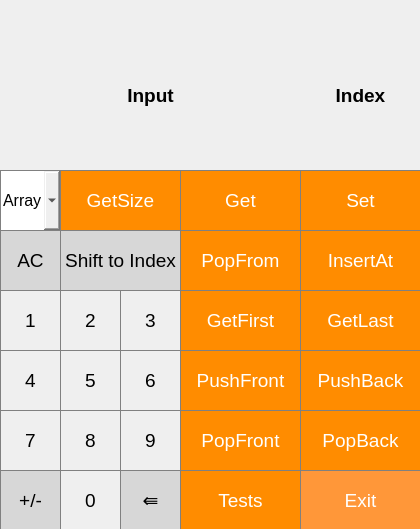
<?xml version="1.0" encoding="UTF-8"?>
<ui version="4.0">
 <class>lab2</class>
 <widget class="QMainWindow" name="lab2">
  <property name="geometry">
   <rect>
    <x>0</x>
    <y>0</y>
    <width>420</width>
    <height>529</height>
   </rect>
  </property>
  <property name="minimumSize">
   <size>
    <width>420</width>
    <height>400</height>
   </size>
  </property>
  <property name="maximumSize">
   <size>
    <width>420</width>
    <height>1000</height>
   </size>
  </property>
  <property name="windowTitle">
   <string>lab2</string>
  </property>
  <widget class="QWidget" name="centralwidget">
   <widget class="QPushButton" name="Button_1">
    <property name="geometry">
     <rect>
      <x>0</x>
      <y>290</y>
      <width>61</width>
      <height>61</height>
     </rect>
    </property>
    <property name="font">
     <font>
      <pointsize>14</pointsize>
     </font>
    </property>
    <property name="styleSheet">
     <string notr="true">QPushButton {
   border: 1px solid gray;
}
QPushButton:pressed {
    background-color: qlineargradient(x1: 0, y1: 0, x2: 0, y2: 1,
                                      stop: 0 #dadbde, stop: 1 #f6f7fa);
}</string>
    </property>
    <property name="text">
     <string>1</string>
    </property>
   </widget>
   <widget class="QPushButton" name="Button_2">
    <property name="geometry">
     <rect>
      <x>60</x>
      <y>290</y>
      <width>61</width>
      <height>61</height>
     </rect>
    </property>
    <property name="font">
     <font>
      <pointsize>14</pointsize>
     </font>
    </property>
    <property name="styleSheet">
     <string notr="true">QPushButton {
   border: 1px solid gray;
}
QPushButton:pressed {
    background-color: qlineargradient(x1: 0, y1: 0, x2: 0, y2: 1,
                                      stop: 0 #dadbde, stop: 1 #f6f7fa);
}</string>
    </property>
    <property name="text">
     <string>2</string>
    </property>
   </widget>
   <widget class="QPushButton" name="Button_6">
    <property name="geometry">
     <rect>
      <x>120</x>
      <y>350</y>
      <width>61</width>
      <height>61</height>
     </rect>
    </property>
    <property name="font">
     <font>
      <pointsize>14</pointsize>
     </font>
    </property>
    <property name="styleSheet">
     <string notr="true">QPushButton {
   border: 1px solid gray;
}
QPushButton:pressed {
    background-color: qlineargradient(x1: 0, y1: 0, x2: 0, y2: 1,
                                      stop: 0 #dadbde, stop: 1 #f6f7fa);
}</string>
    </property>
    <property name="text">
     <string>6</string>
    </property>
   </widget>
   <widget class="QPushButton" name="Button_4">
    <property name="geometry">
     <rect>
      <x>0</x>
      <y>350</y>
      <width>61</width>
      <height>61</height>
     </rect>
    </property>
    <property name="font">
     <font>
      <pointsize>14</pointsize>
     </font>
    </property>
    <property name="styleSheet">
     <string notr="true">QPushButton {
   border: 1px solid gray;
}
QPushButton:pressed {
    background-color: qlineargradient(x1: 0, y1: 0, x2: 0, y2: 1,
                                      stop: 0 #dadbde, stop: 1 #f6f7fa);
}</string>
    </property>
    <property name="text">
     <string>4</string>
    </property>
   </widget>
   <widget class="QPushButton" name="Button_5">
    <property name="geometry">
     <rect>
      <x>60</x>
      <y>350</y>
      <width>61</width>
      <height>61</height>
     </rect>
    </property>
    <property name="font">
     <font>
      <pointsize>14</pointsize>
     </font>
    </property>
    <property name="styleSheet">
     <string notr="true">QPushButton {
   border: 1px solid gray;
}
QPushButton:pressed {
    background-color: qlineargradient(x1: 0, y1: 0, x2: 0, y2: 1,
                                      stop: 0 #dadbde, stop: 1 #f6f7fa);
}</string>
    </property>
    <property name="text">
     <string>5</string>
    </property>
   </widget>
   <widget class="QPushButton" name="Button_7">
    <property name="geometry">
     <rect>
      <x>0</x>
      <y>410</y>
      <width>61</width>
      <height>61</height>
     </rect>
    </property>
    <property name="font">
     <font>
      <pointsize>14</pointsize>
     </font>
    </property>
    <property name="styleSheet">
     <string notr="true">QPushButton {
   border: 1px solid gray;
}
QPushButton:pressed {
    background-color: qlineargradient(x1: 0, y1: 0, x2: 0, y2: 1,
                                      stop: 0 #dadbde, stop: 1 #f6f7fa);
}</string>
    </property>
    <property name="text">
     <string>7</string>
    </property>
   </widget>
   <widget class="QPushButton" name="Button_3">
    <property name="geometry">
     <rect>
      <x>120</x>
      <y>290</y>
      <width>61</width>
      <height>61</height>
     </rect>
    </property>
    <property name="font">
     <font>
      <pointsize>14</pointsize>
     </font>
    </property>
    <property name="styleSheet">
     <string notr="true">QPushButton {
   border: 1px solid gray;
}
QPushButton:pressed {
    background-color: qlineargradient(x1: 0, y1: 0, x2: 0, y2: 1,
                                      stop: 0 #dadbde, stop: 1 #f6f7fa);
}</string>
    </property>
    <property name="text">
     <string>3</string>
    </property>
   </widget>
   <widget class="QPushButton" name="Button_9">
    <property name="geometry">
     <rect>
      <x>120</x>
      <y>410</y>
      <width>61</width>
      <height>61</height>
     </rect>
    </property>
    <property name="font">
     <font>
      <pointsize>14</pointsize>
     </font>
    </property>
    <property name="styleSheet">
     <string notr="true">QPushButton {
   border: 1px solid gray;
}
QPushButton:pressed {
    background-color: qlineargradient(x1: 0, y1: 0, x2: 0, y2: 1,
                                      stop: 0 #dadbde, stop: 1 #f6f7fa);
}</string>
    </property>
    <property name="text">
     <string>9</string>
    </property>
   </widget>
   <widget class="QPushButton" name="Button_0">
    <property name="geometry">
     <rect>
      <x>60</x>
      <y>470</y>
      <width>61</width>
      <height>61</height>
     </rect>
    </property>
    <property name="font">
     <font>
      <pointsize>14</pointsize>
     </font>
    </property>
    <property name="styleSheet">
     <string notr="true">QPushButton {
   border: 1px solid gray;
}
QPushButton:pressed {
    background-color: qlineargradient(x1: 0, y1: 0, x2: 0, y2: 1,
                                      stop: 0 #dadbde, stop: 1 #f6f7fa);
}</string>
    </property>
    <property name="text">
     <string>0</string>
    </property>
   </widget>
   <widget class="QPushButton" name="Button_8">
    <property name="geometry">
     <rect>
      <x>60</x>
      <y>410</y>
      <width>61</width>
      <height>61</height>
     </rect>
    </property>
    <property name="font">
     <font>
      <pointsize>14</pointsize>
     </font>
    </property>
    <property name="styleSheet">
     <string notr="true">QPushButton {
   border: 1px solid gray;
}
QPushButton:pressed {
    background-color: qlineargradient(x1: 0, y1: 0, x2: 0, y2: 1,
                                      stop: 0 #dadbde, stop: 1 #f6f7fa);
}</string>
    </property>
    <property name="text">
     <string>8</string>
    </property>
   </widget>
   <widget class="QPushButton" name="Button_BackSpace">
    <property name="geometry">
     <rect>
      <x>120</x>
      <y>470</y>
      <width>61</width>
      <height>61</height>
     </rect>
    </property>
    <property name="font">
     <font>
      <pointsize>14</pointsize>
     </font>
    </property>
    <property name="styleSheet">
     <string notr="true">QPushButton {
  background-color: rgb(215, 215, 215);
  border: 1px solid gray;
}
QPushButton:pressed {
    background-color: qlineargradient(x1: 0, y1: 0, x2: 0, y2: 1,
                                      stop: 0 #BEBEBE, stop: 1 #D7D7D7);
}</string>
    </property>
    <property name="text">
     <string>⇚</string>
    </property>
   </widget>
   <widget class="QPushButton" name="Button_GetFirst">
    <property name="geometry">
     <rect>
      <x>180</x>
      <y>290</y>
      <width>121</width>
      <height>61</height>
     </rect>
    </property>
    <property name="font">
     <font>
      <pointsize>14</pointsize>
     </font>
    </property>
    <property name="styleSheet">
     <string notr="true">QPushButton {
  background-color: rgb(255, 140, 0);
  color: white; 
  border: 1px solid gray;
}

QPushButton:pressed {
    background-color: qlineargradient(x1: 0, y1: 0, x2: 0, y2: 1,
                                      stop: 0 #FF7832, stop: 1 #FF9739);
}</string>
    </property>
    <property name="text">
     <string>GetFirst</string>
    </property>
   </widget>
   <widget class="QPushButton" name="Button_GetLast">
    <property name="geometry">
     <rect>
      <x>300</x>
      <y>290</y>
      <width>121</width>
      <height>61</height>
     </rect>
    </property>
    <property name="font">
     <font>
      <pointsize>14</pointsize>
     </font>
    </property>
    <property name="styleSheet">
     <string notr="true">QPushButton {
  background-color: rgb(255, 140, 0);
  color: white; 
  border: 1px solid gray;
}

QPushButton:pressed {
    background-color: qlineargradient(x1: 0, y1: 0, x2: 0, y2: 1,
                                      stop: 0 #FF7832, stop: 1 #FF9739);
}</string>
    </property>
    <property name="text">
     <string>GetLast</string>
    </property>
   </widget>
   <widget class="QPushButton" name="Button_PushFront">
    <property name="geometry">
     <rect>
      <x>180</x>
      <y>350</y>
      <width>121</width>
      <height>61</height>
     </rect>
    </property>
    <property name="font">
     <font>
      <pointsize>14</pointsize>
     </font>
    </property>
    <property name="styleSheet">
     <string notr="true">QPushButton {
  background-color: rgb(255, 140, 0);
  color: white; 
  border: 1px solid gray;
}

QPushButton:pressed {
    background-color: qlineargradient(x1: 0, y1: 0, x2: 0, y2: 1,
                                      stop: 0 #FF7832, stop: 1 #FF9739);
}</string>
    </property>
    <property name="text">
     <string>PushFront</string>
    </property>
   </widget>
   <widget class="QPushButton" name="Button_PushBack">
    <property name="geometry">
     <rect>
      <x>300</x>
      <y>350</y>
      <width>121</width>
      <height>61</height>
     </rect>
    </property>
    <property name="font">
     <font>
      <pointsize>14</pointsize>
     </font>
    </property>
    <property name="styleSheet">
     <string notr="true">QPushButton {
  background-color: rgb(255, 140, 0);
  color: white; 
  border: 1px solid gray;
}

QPushButton:pressed {
    background-color: qlineargradient(x1: 0, y1: 0, x2: 0, y2: 1,
                                      stop: 0 #FF7832, stop: 1 #FF9739);
}</string>
    </property>
    <property name="text">
     <string>PushBack</string>
    </property>
   </widget>
   <widget class="QPushButton" name="Button_PopBack">
    <property name="geometry">
     <rect>
      <x>300</x>
      <y>410</y>
      <width>121</width>
      <height>61</height>
     </rect>
    </property>
    <property name="font">
     <font>
      <pointsize>14</pointsize>
     </font>
    </property>
    <property name="styleSheet">
     <string notr="true">QPushButton {
  background-color: rgb(255, 140, 0);
  color: white; 
  border: 1px solid gray;
}

QPushButton:pressed {
    background-color: qlineargradient(x1: 0, y1: 0, x2: 0, y2: 1,
                                      stop: 0 #FF7832, stop: 1 #FF9739);
}</string>
    </property>
    <property name="text">
     <string>PopBack</string>
    </property>
   </widget>
   <widget class="QPushButton" name="Button_PopFront">
    <property name="geometry">
     <rect>
      <x>180</x>
      <y>410</y>
      <width>121</width>
      <height>61</height>
     </rect>
    </property>
    <property name="font">
     <font>
      <pointsize>14</pointsize>
     </font>
    </property>
    <property name="styleSheet">
     <string notr="true">QPushButton {
  background-color: rgb(255, 140, 0);
  color: white; 
  border: 1px solid gray;
}

QPushButton:pressed {
    background-color: qlineargradient(x1: 0, y1: 0, x2: 0, y2: 1,
                                      stop: 0 #FF7832, stop: 1 #FF9739);
}</string>
    </property>
    <property name="text">
     <string>PopFront</string>
    </property>
   </widget>
   <widget class="QPushButton" name="Button_Exit">
    <property name="geometry">
     <rect>
      <x>300</x>
      <y>470</y>
      <width>121</width>
      <height>61</height>
     </rect>
    </property>
    <property name="font">
     <font>
      <pointsize>14</pointsize>
     </font>
    </property>
    <property name="styleSheet">
     <string notr="true">QPushButton {
  background-color: rgb(255, 151, 57);
  color: white; 
  border: 1px solid gray;
}

QPushButton:pressed {
    background-color: qlineargradient(x1: 0, y1: 0, x2: 0, y2: 1,
                                      stop: 0 #FF7832, stop: 1 #FF9739);
}</string>
    </property>
    <property name="text">
     <string>Exit</string>
    </property>
   </widget>
   <widget class="QPushButton" name="Button_Tests">
    <property name="geometry">
     <rect>
      <x>180</x>
      <y>470</y>
      <width>121</width>
      <height>61</height>
     </rect>
    </property>
    <property name="font">
     <font>
      <pointsize>14</pointsize>
     </font>
    </property>
    <property name="styleSheet">
     <string notr="true">QPushButton {
  background-color: rgb(255, 140, 0);
  color: white; 
  border: 1px solid gray;
}

QPushButton:pressed {
    background-color: qlineargradient(x1: 0, y1: 0, x2: 0, y2: 1,
                                      stop: 0 #FF7832, stop: 1 #FF9739);
}</string>
    </property>
    <property name="text">
     <string>Tests</string>
    </property>
   </widget>
   <widget class="QPushButton" name="Button_Clear">
    <property name="geometry">
     <rect>
      <x>0</x>
      <y>230</y>
      <width>61</width>
      <height>61</height>
     </rect>
    </property>
    <property name="font">
     <font>
      <pointsize>14</pointsize>
     </font>
    </property>
    <property name="styleSheet">
     <string notr="true">QPushButton {
  background-color: rgb(215, 215, 215);
  border: 1px solid gray;
}
QPushButton:pressed {
    background-color: qlineargradient(x1: 0, y1: 0, x2: 0, y2: 1,
                                      stop: 0 #BEBEBE, stop: 1 #D7D7D7);
}</string>
    </property>
    <property name="text">
     <string>AC</string>
    </property>
   </widget>
   <widget class="QPushButton" name="Button_GetSize">
    <property name="geometry">
     <rect>
      <x>60</x>
      <y>170</y>
      <width>121</width>
      <height>61</height>
     </rect>
    </property>
    <property name="font">
     <font>
      <pointsize>14</pointsize>
     </font>
    </property>
    <property name="styleSheet">
     <string notr="true">QPushButton {
  background-color: rgb(255, 140, 0);
  color: white; 
  border: 1px solid gray;
}

QPushButton:pressed {
    background-color: qlineargradient(x1: 0, y1: 0, x2: 0, y2: 1,
                                      stop: 0 #FF7832, stop: 1 #FF9739);
}</string>
    </property>
    <property name="text">
     <string>GetSize</string>
    </property>
   </widget>
   <widget class="QPushButton" name="Button_PopFrom">
    <property name="geometry">
     <rect>
      <x>180</x>
      <y>230</y>
      <width>121</width>
      <height>61</height>
     </rect>
    </property>
    <property name="font">
     <font>
      <pointsize>14</pointsize>
     </font>
    </property>
    <property name="styleSheet">
     <string notr="true">QPushButton {
  background-color: rgb(255, 140, 0);
  color: white; 
  border: 1px solid gray;
}

QPushButton:pressed {
    background-color: qlineargradient(x1: 0, y1: 0, x2: 0, y2: 1,
                                      stop: 0 #FF7832, stop: 1 #FF9739);
}</string>
    </property>
    <property name="text">
     <string>PopFrom</string>
    </property>
   </widget>
   <widget class="QPushButton" name="Button_InsertAt">
    <property name="geometry">
     <rect>
      <x>300</x>
      <y>230</y>
      <width>121</width>
      <height>61</height>
     </rect>
    </property>
    <property name="font">
     <font>
      <pointsize>14</pointsize>
     </font>
    </property>
    <property name="styleSheet">
     <string notr="true">QPushButton {
  background-color: rgb(255, 140, 0);
  color: white; 
  border: 1px solid gray;
}

QPushButton:pressed {
    background-color: qlineargradient(x1: 0, y1: 0, x2: 0, y2: 1,
                                      stop: 0 #FF7832, stop: 1 #FF9739);
}</string>
    </property>
    <property name="text">
     <string>InsertAt</string>
    </property>
   </widget>
   <widget class="QPushButton" name="Button_ToIndex">
    <property name="geometry">
     <rect>
      <x>60</x>
      <y>230</y>
      <width>121</width>
      <height>61</height>
     </rect>
    </property>
    <property name="font">
     <font>
      <pointsize>14</pointsize>
     </font>
    </property>
    <property name="styleSheet">
     <string notr="true">QPushButton {
  background-color: rgb(215, 215, 215);
  border: 1px solid gray;
}
QPushButton:pressed {
    background-color: qlineargradient(x1: 0, y1: 0, x2: 0, y2: 1,
                                      stop: 0 #BEBEBE, stop: 1 #D7D7D7);
}</string>
    </property>
    <property name="text">
     <string>Shift to Index</string>
    </property>
   </widget>
   <widget class="QPushButton" name="Button_Get">
    <property name="geometry">
     <rect>
      <x>180</x>
      <y>170</y>
      <width>121</width>
      <height>61</height>
     </rect>
    </property>
    <property name="font">
     <font>
      <pointsize>14</pointsize>
     </font>
    </property>
    <property name="styleSheet">
     <string notr="true">QPushButton {
  background-color: rgb(255, 140, 0);
  color: white; 
  border: 1px solid gray;
}

QPushButton:pressed {
    background-color: qlineargradient(x1: 0, y1: 0, x2: 0, y2: 1,
                                      stop: 0 #FF7832, stop: 1 #FF9739);
}</string>
    </property>
    <property name="text">
     <string>Get</string>
    </property>
   </widget>
   <widget class="QPushButton" name="Button_Set">
    <property name="geometry">
     <rect>
      <x>300</x>
      <y>170</y>
      <width>121</width>
      <height>61</height>
     </rect>
    </property>
    <property name="font">
     <font>
      <pointsize>14</pointsize>
     </font>
    </property>
    <property name="styleSheet">
     <string notr="true">QPushButton {
  background-color: rgb(255, 140, 0);
  color: white; 
  border: 1px solid gray;
}

QPushButton:pressed {
    background-color: qlineargradient(x1: 0, y1: 0, x2: 0, y2: 1,
                                      stop: 0 #FF7832, stop: 1 #FF9739);
}</string>
    </property>
    <property name="text">
     <string>Set</string>
    </property>
   </widget>
   <widget class="QComboBox" name="ChooseButton">
    <property name="geometry">
     <rect>
      <x>0</x>
      <y>170</y>
      <width>61</width>
      <height>61</height>
     </rect>
    </property>
    <property name="font">
     <font>
      <pointsize>12</pointsize>
     </font>
    </property>
    <property name="layoutDirection">
     <enum>Qt::LeftToRight</enum>
    </property>
    <property name="autoFillBackground">
     <bool>false</bool>
    </property>
    <property name="styleSheet">
     <string notr="true">QComboBox {
  border: 1px solid gray;
  padding: 2px;
}

QComboBox::down-arrow {
  image: url(:/im/img/arrow.png);
}</string>
    </property>
    <item>
     <property name="text">
      <string>Array</string>
     </property>
    </item>
    <item>
     <property name="text">
      <string>List</string>
     </property>
    </item>
   </widget>
   <widget class="QLabel" name="label_Input">
    <property name="geometry">
     <rect>
      <x>0</x>
      <y>80</y>
      <width>301</width>
      <height>31</height>
     </rect>
    </property>
    <property name="font">
     <font>
      <pointsize>14</pointsize>
      <bold>true</bold>
     </font>
    </property>
    <property name="styleSheet">
     <string notr="true">QLabel {
  border: 1px solid gray;
}

background-color : white;</string>
    </property>
    <property name="text">
     <string>Input</string>
    </property>
    <property name="textFormat">
     <enum>Qt::AutoText</enum>
    </property>
    <property name="alignment">
     <set>Qt::AlignCenter</set>
    </property>
   </widget>
   <widget class="QLabel" name="label_Index">
    <property name="geometry">
     <rect>
      <x>300</x>
      <y>80</y>
      <width>121</width>
      <height>31</height>
     </rect>
    </property>
    <property name="font">
     <font>
      <pointsize>14</pointsize>
      <bold>true</bold>
     </font>
    </property>
    <property name="styleSheet">
     <string notr="true">QLabel {
  border: 1px solid gray;
}

background-color : white;</string>
    </property>
    <property name="text">
     <string>Index</string>
    </property>
    <property name="alignment">
     <set>Qt::AlignCenter</set>
    </property>
   </widget>
   <widget class="QLabel" name="ShowSequence">
    <property name="geometry">
     <rect>
      <x>0</x>
      <y>0</y>
      <width>421</width>
      <height>81</height>
     </rect>
    </property>
    <property name="font">
     <font>
      <pointsize>16</pointsize>
     </font>
    </property>
    <property name="styleSheet">
     <string notr="true">QLabel {
  border: 1px solid gray;
}

background-color : white;</string>
    </property>
    <property name="text">
     <string/>
    </property>
    <property name="alignment">
     <set>Qt::AlignLeading|Qt::AlignLeft|Qt::AlignVCenter</set>
    </property>
   </widget>
   <widget class="QLabel" name="Main_label">
    <property name="geometry">
     <rect>
      <x>0</x>
      <y>110</y>
      <width>301</width>
      <height>61</height>
     </rect>
    </property>
    <property name="font">
     <font>
      <pointsize>16</pointsize>
     </font>
    </property>
    <property name="styleSheet">
     <string notr="true">QLabel {
  border: 1px solid gray;
}

background-color : white;</string>
    </property>
    <property name="text">
     <string/>
    </property>
   </widget>
   <widget class="QLabel" name="Index_label">
    <property name="geometry">
     <rect>
      <x>300</x>
      <y>110</y>
      <width>121</width>
      <height>61</height>
     </rect>
    </property>
    <property name="font">
     <font>
      <pointsize>16</pointsize>
     </font>
    </property>
    <property name="styleSheet">
     <string notr="true">QLabel {
  border: 1px solid gray;
}

background-color : white;</string>
    </property>
    <property name="text">
     <string/>
    </property>
    <property name="alignment">
     <set>Qt::AlignCenter</set>
    </property>
   </widget>
   <widget class="QPushButton" name="Button_PlusMinus">
    <property name="geometry">
     <rect>
      <x>0</x>
      <y>470</y>
      <width>61</width>
      <height>61</height>
     </rect>
    </property>
    <property name="font">
     <font>
      <pointsize>14</pointsize>
     </font>
    </property>
    <property name="styleSheet">
     <string notr="true">QPushButton {
  background-color: rgb(215, 215, 215);
  border: 1px solid gray;
}
QPushButton:pressed {
    background-color: qlineargradient(x1: 0, y1: 0, x2: 0, y2: 1,
                                      stop: 0 #BEBEBE, stop: 1 #D7D7D7);
}</string>
    </property>
    <property name="text">
     <string>+/-</string>
    </property>
   </widget>
  </widget>
 </widget>
 <resources/>
 <connections>
  <connection>
   <sender>Button_Exit</sender>
   <signal>clicked()</signal>
   <receiver>lab2</receiver>
   <slot>close()</slot>
   <hints>
    <hint type="sourcelabel">
     <x>354</x>
     <y>500</y>
    </hint>
    <hint type="destinationlabel">
     <x>451</x>
     <y>486</y>
    </hint>
   </hints>
  </connection>
 </connections>
</ui>
